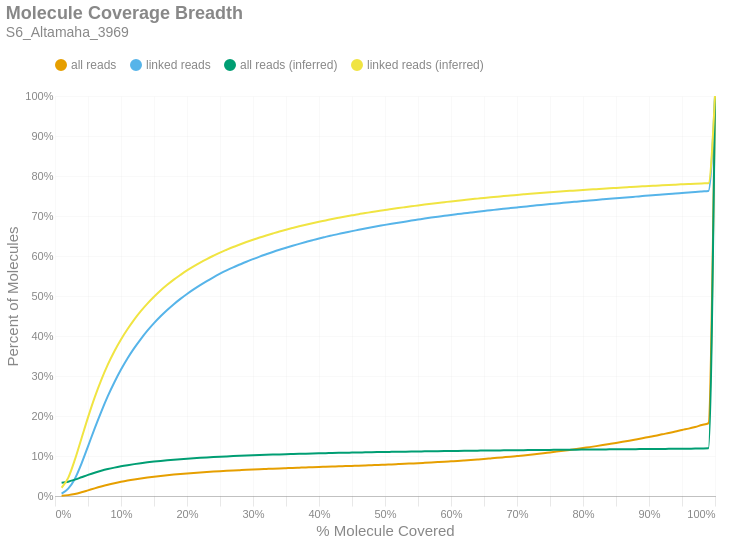

Notebook code for this chart:
### Markdown cell above
### Molecule Read Coverage
This chart shows molecule coverage breadth as computed by the number of bases aligned to that molecule. In other words, "*how much of each unique long molecule is actually sequenced/aligned?*" Keep in mind there is a distinction between sequences and alignments, since some sequences belonging to a particular molecule may not align well and wouldn't appear in the alignment data. This chart also shows molecule coverage breadth as computed by the *inferred fragment* from which the aligned sequences originate. Unlike read coverage, this calculation takes into account the total insert size, including unsequenced gaps between the forward and reverse reads. Like the previous figures, these are cumulative percents.

### Code cell
if SKIPLR:
    print_html(f"Skipped")
else:
    binned_df = consolidated_hist(valids['coverage_bp'], mask, 0.01, True)
    binned_df_inf = consolidated_hist(valids['coverage_inserts'], mask, 0.01, True)
    binned_df = binned_df.with_columns(pl.lit(binned_df_inf['all reads (cumsum)']).alias('all reads (inferred)'))
    binned_df = binned_df.with_columns(pl.lit(binned_df_inf['linked reads (cumsum)']).alias('linked reads (inferred)'))
    binned_df = binned_df.with_columns(
        (pl.col('bin').cast(pl.Float64) + 0.01).alias('right_edge')
    )

    with SafeRender(binned_df):
        (
            density_plot(binned_df, 'Molecule Coverage Breadth', samplename, 'molcov', ['all reads (inferred)','linked reads (inferred)'])
            .encode(
                #x=alt.X('bin:Q', title="% Molecule Covered").axis(format = '%').scale(padding=0),
                x=alt.X('right_edge:Q', title="% Molecule Covered").axis(format='%').scale(padding=0),
                y=alt.Y('value:Q', title='Percent of Molecules')
                    .axis(format='%')
                    .stack(False)
                    .scale(domainMin=0, padding=0),
                color=alt.Color("key:N").scale(domain = ["all reads", "linked reads", "all reads (inferred)", "linked reads (inferred)"]),
                tooltip = [
                    alt.Tooltip("key:N", title = "Data Type"),
                    alt.Tooltip("range_label:N", title="% Molecule Covered"),
                    alt.Tooltip("value:Q", format = ".2%", title="% Molecules")
                ]
            )
        ).display()

### Figure 1 — Vega-Lite specification as saved in the notebook (floating-point values rounded to 4 significant figures)
{"width": "container", "height": 400, "config": {"title": {"anchor": "start", "dy": -15, "fontSize": 18, "color": "#888888", "subtitleColor": "#888888", "subtitleFontSize": 14}, "arc": {"fill": "#0072B2"}, "axis": {"domainColor": "#888888", "domainWidth": 0.5, "gridWidth": 0.2, "grid": false, "titleFontWeight": 400, "titleFontSize": 15, "labelFontSize": 11, "labelColor": "#888888", "tickColor": "#888888", "tickWidth": 0.2, "titleColor": "#888888"}, "axisBand": {"grid": false}, "axisX": {"grid": true, "tickSize": 10, "domainCap": "round"}, "axisY": {"domain": false, "grid": true, "tickSize": 0, "domainCap": "round"}, "background": "transparent", "header": {"labelFontSize": 15, "labelColor": "#888888", "titleFontSize": 15, "titleFontWeight": 600, "titleColor": "#888888"}, "legend": {"labelFont": "sans-serif", "labelFontSize": 12, "labelColor": "#888888", "symbolSize": 100, "symbolType": "circle", "titleFontSize": 12, "titlePadding": 10, "titleColor": "#888888", "title": null, "orient": "top"}, "range": {"category": ["#E69F00", "#56B4E9", "#009E73", "#F0E442", "#0072B2", "#D55E00", "#CC79A7", "#000000"], "diverging": ["#cfe8f3", "#a2d4ec", "#73bfe2", "#46abdb", "#1696d2", "#12719e"]}, "area": {"fill": "#0072B2", "fillOpacity": 0.7, "line": true, "strokeOpacity": 0.7}, "line": {"color": "#0072B2", "stroke": "#0072B2", "strokeWidth": 2}, "trail": {"color": "#0072B2", "stroke": "#0072B2", "strokeWidth": 0, "size": 1}, "point": {"filled": true, "fillOpacity": 1.0, "size": 95}, "text": {"color": "#888888", "fontSize": 11, "align": "right", "fontWeight": 400, "size": 11}, "bar": {"fill": "#0072B2", "stroke": null}, "view": {"stroke": null, "continuousWidth": 660, "continuousHeight": 400}}, "data": {"name": "data-73f57db9f927d167581e8fc79d5ff9f7"}, "mark": {"type": "line", "interpolate": "monotone", "point": {"opacity": 0, "size": 275}}, "encoding": {"color": {"field": "key", "scale": {"domain": ["all reads", "linked reads", "all reads (inferred)", "linked reads (inferred)"]}, "type": "nominal"}, "tooltip": [{"field": "key", "title": "Data Type", "type": "nominal"}, {"field": "range_label", "title": "% Molecule Covered", "type": "nominal"}, {"field": "value", "format": ".2%", "title": "% Molecules", "type": "quantitative"}], "x": {"axis": {"format": "%"}, "field": "right_edge", "scale": {"padding": 0}, "title": "% Molecule Covered", "type": "quantitative"}, "y": {"axis": {"format": "%"}, "field": "value", "scale": {"domainMin": 0, "padding": 0}, "stack": false, "title": "Percent of Molecules", "type": "quantitative"}}, "params": [{"name": "param_c36ac31b6afebe62", "select": {"type": "point", "fields": ["key"]}, "bind": "legend"}], "title": {"text": "Molecule Coverage Breadth", "subtitle": "S6_Altamaha_3969"}, "transform": [{"fold": ["all reads (cumsum)", "linked reads (cumsum)", "all reads (inferred)", "linked reads (inferred)"]}, {"calculate": "replace(datum.key, ' (cumsum)', '')", "as": "key"}, {"filter": {"param": "param_c36ac31b6afebe62"}}], "usermeta": {"embedOptions": {"downloadFileName": "S6_Altamaha_3969.molcov"}}, "$schema": "https://vega.github.io/schema/vega-lite/v6.1.0.json", "datasets": {"data-73f57db9f927d167581e8fc79d5ff9f7": [{"bin": "0.0", "interval": "0.0-0.01", "all reads": 0.0007167, "linked reads": 0.005729, "all reads (cumsum)": 0.0007167, "linked reads (cumsum)": 0.005729, "range_label": "0.0-0.01", "all reads (inferred)": 0.03302, "linked reads (inferred)": 0.02065, "right_edge": 0.01}, {"bin": "0.01", "interval": "0.01-0.02", "all reads": 0.001473, "linked reads": 0.01265, "all reads (cumsum)": 0.002189, "linked reads (cumsum)": 0.01837, "range_label": "0.01-0.02", "all reads (inferred)": 0.03586, "linked reads (inferred)": 0.0453, "right_edge": 0.02}, {"bin": "0.02", "interval": "0.02-0.03", "all reads": 0.002752, "linked reads": 0.02419, "all reads (cumsum)": 0.004941, "linked reads (cumsum)": 0.04257, "range_label": "0.02-0.03", "all reads (inferred)": 0.04088, "linked reads (inferred)": 0.09014, "right_edge": 0.03}, {"bin": "0.03", "interval": "0.03-0.04", "all reads": 0.004255, "linked reads": 0.03782, "all reads (cumsum)": 0.009196, "linked reads (cumsum)": 0.08039, "range_label": "0.03-0.04", "all reads (inferred)": 0.04679, "linked reads (inferred)": 0.1433, "right_edge": 0.04}, {"bin": "0.04", "interval": "0.04-0.05", "all reads": 0.004876, "linked reads": 0.04371, "all reads (cumsum)": 0.01407, "linked reads (cumsum)": 0.1241, "range_label": "0.04-0.05", "all reads (inferred)": 0.0527, "linked reads (inferred)": 0.1966, "right_edge": 0.05}, {"bin": "0.05", "interval": "0.05-0.06", "all reads": 0.004939, "linked reads": 0.04444, "all reads (cumsum)": 0.01901, "linked reads (cumsum)": 0.1685, "range_label": "0.05-0.06", "all reads (inferred)": 0.05817, "linked reads (inferred)": 0.246, "right_edge": 0.06}, {"bin": "0.06", "interval": "0.06-0.07", "all reads": 0.004677, "linked reads": 0.04204, "all reads (cumsum)": 0.02369, "linked reads (cumsum)": 0.2106, "range_label": "0.06-0.07", "all reads (inferred)": 0.063, "linked reads (inferred)": 0.2898, "right_edge": 0.07}, {"bin": "0.07", "interval": "0.07-0.08", "all reads": 0.004327, "linked reads": 0.03903, "all reads (cumsum)": 0.02802, "linked reads (cumsum)": 0.2496, "range_label": "0.07-0.08", "all reads (inferred)": 0.06726, "linked reads (inferred)": 0.3284, "right_edge": 0.08}, {"bin": "0.08", "interval": "0.08-0.09", "all reads": 0.003872, "linked reads": 0.03486, "all reads (cumsum)": 0.03189, "linked reads (cumsum)": 0.2845, "range_label": "0.08-0.09", "all reads (inferred)": 0.07096, "linked reads (inferred)": 0.362, "right_edge": 0.09}, {"bin": "0.09", "interval": "0.09-0.1", "all reads": 0.003527, "linked reads": 0.03174, "all reads (cumsum)": 0.03541, "linked reads (cumsum)": 0.3162, "range_label": "0.09-0.1", "all reads (inferred)": 0.07421, "linked reads (inferred)": 0.3914, "right_edge": 0.1}, {"bin": "0.1", "interval": "0.1-0.11", "all reads": 0.003136, "linked reads": 0.02829, "all reads (cumsum)": 0.03855, "linked reads (cumsum)": 0.3445, "range_label": "0.1-0.11", "all reads (inferred)": 0.07707, "linked reads (inferred)": 0.4173, "right_edge": 0.11}, {"bin": "0.11", "interval": "0.11-0.12", "all reads": 0.002796, "linked reads": 0.02518, "all reads (cumsum)": 0.04135, "linked reads (cumsum)": 0.3697, "range_label": "0.11-0.12", "all reads (inferred)": 0.0797, "linked reads (inferred)": 0.4411, "right_edge": 0.12}, {"bin": "0.12", "interval": "0.12-0.13", "all reads": 0.002523, "linked reads": 0.02271, "all reads (cumsum)": 0.04387, "linked reads (cumsum)": 0.3924, "range_label": "0.12-0.13", "all reads (inferred)": 0.08201, "linked reads (inferred)": 0.4621, "right_edge": 0.13}, {"bin": "0.13", "interval": "0.13-0.14", "all reads": 0.002316, "linked reads": 0.0208, "all reads (cumsum)": 0.04619, "linked reads (cumsum)": 0.4132, "range_label": "0.13-0.14", "all reads (inferred)": 0.08408, "linked reads (inferred)": 0.4809, "right_edge": 0.14}, {"bin": "0.14", "interval": "0.14-0.15", "all reads": 0.002104, "linked reads": 0.01892, "all reads (cumsum)": 0.04829, "linked reads (cumsum)": 0.4321, "range_label": "0.14-0.15", "all reads (inferred)": 0.08598, "linked reads (inferred)": 0.498, "right_edge": 0.15}, {"bin": "0.15", "interval": "0.15-0.16", "all reads": 0.001909, "linked reads": 0.01711, "all reads (cumsum)": 0.0502, "linked reads (cumsum)": 0.4492, "range_label": "0.15-0.16", "all reads (inferred)": 0.08772, "linked reads (inferred)": 0.5138, "right_edge": 0.16}, {"bin": "0.16", "interval": "0.16-0.17", "all reads": 0.00174, "linked reads": 0.01568, "all reads (cumsum)": 0.05194, "linked reads (cumsum)": 0.4649, "range_label": "0.16-0.17", "all reads (inferred)": 0.08927, "linked reads (inferred)": 0.5279, "right_edge": 0.17}, {"bin": "0.17", "interval": "0.17-0.18", "all reads": 0.001627, "linked reads": 0.01463, "all reads (cumsum)": 0.05357, "linked reads (cumsum)": 0.4795, "range_label": "0.17-0.18", "all reads (inferred)": 0.09071, "linked reads (inferred)": 0.5409, "right_edge": 0.18}, {"bin": "0.18", "interval": "0.18-0.19", "all reads": 0.00148, "linked reads": 0.01328, "all reads (cumsum)": 0.05505, "linked reads (cumsum)": 0.4928, "range_label": "0.18-0.19", "all reads (inferred)": 0.09202, "linked reads (inferred)": 0.5527, "right_edge": 0.19}, {"bin": "0.19", "interval": "0.19-0.2", "all reads": 0.001378, "linked reads": 0.01233, "all reads (cumsum)": 0.05642, "linked reads (cumsum)": 0.5051, "range_label": "0.19-0.2", "all reads (inferred)": 0.09325, "linked reads (inferred)": 0.5639, "right_edge": 0.2}, {"bin": "0.2", "interval": "0.2-0.21", "all reads": 0.001269, "linked reads": 0.01138, "all reads (cumsum)": 0.05769, "linked reads (cumsum)": 0.5165, "range_label": "0.2-0.21", "all reads (inferred)": 0.09437, "linked reads (inferred)": 0.574, "right_edge": 0.21}, {"bin": "0.21", "interval": "0.21-0.22", "all reads": 0.001202, "linked reads": 0.01079, "all reads (cumsum)": 0.0589, "linked reads (cumsum)": 0.5273, "range_label": "0.21-0.22", "all reads (inferred)": 0.09542, "linked reads (inferred)": 0.5835, "right_edge": 0.22}, {"bin": "0.22", "interval": "0.22-0.23", "all reads": 0.001128, "linked reads": 0.01011, "all reads (cumsum)": 0.06002, "linked reads (cumsum)": 0.5374, "range_label": "0.22-0.23", "all reads (inferred)": 0.09639, "linked reads (inferred)": 0.5923, "right_edge": 0.23}, {"bin": "0.23", "interval": "0.23-0.24", "all reads": 0.001058, "linked reads": 0.009444, "all reads (cumsum)": 0.06108, "linked reads (cumsum)": 0.5468, "range_label": "0.23-0.24", "all reads (inferred)": 0.09731, "linked reads (inferred)": 0.6006, "right_edge": 0.24}, {"bin": "0.24", "interval": "0.24-0.25", "all reads": 0.0009937, "linked reads": 0.008851, "all reads (cumsum)": 0.06208, "linked reads (cumsum)": 0.5557, "range_label": "0.24-0.25", "all reads (inferred)": 0.09818, "linked reads (inferred)": 0.6085, "right_edge": 0.25}, {"bin": "0.25", "interval": "0.25-0.26", "all reads": 0.0009265, "linked reads": 0.008239, "all reads (cumsum)": 0.063, "linked reads (cumsum)": 0.5639, "range_label": "0.25-0.26", "all reads (inferred)": 0.09897, "linked reads (inferred)": 0.6156, "right_edge": 0.26}, {"bin": "0.26", "interval": "0.26-0.27", "all reads": 0.0008605, "linked reads": 0.007619, "all reads (cumsum)": 0.06386, "linked reads (cumsum)": 0.5716, "range_label": "0.26-0.27", "all reads (inferred)": 0.09972, "linked reads (inferred)": 0.6225, "right_edge": 0.27}, {"bin": "0.27", "interval": "0.27-0.28", "all reads": 0.0008091, "linked reads": 0.007133, "all reads (cumsum)": 0.06467, "linked reads (cumsum)": 0.5787, "range_label": "0.27-0.28", "all reads (inferred)": 0.1004, "linked reads (inferred)": 0.6288, "right_edge": 0.28}, {"bin": "0.28", "interval": "0.28-0.29", "all reads": 0.0007973, "linked reads": 0.007057, "all reads (cumsum)": 0.06547, "linked reads (cumsum)": 0.5857, "range_label": "0.28-0.29", "all reads (inferred)": 0.1011, "linked reads (inferred)": 0.6349, "right_edge": 0.29}, {"bin": "0.29", "interval": "0.29-0.3", "all reads": 0.000747, "linked reads": 0.006504, "all reads (cumsum)": 0.06622, "linked reads (cumsum)": 0.5923, "range_label": "0.29-0.3", "all reads (inferred)": 0.1017, "linked reads (inferred)": 0.6406, "right_edge": 0.3}, {"bin": "0.3", "interval": "0.3-0.31", "all reads": 0.0007151, "linked reads": 0.006242, "all reads (cumsum)": 0.06693, "linked reads (cumsum)": 0.5985, "range_label": "0.3-0.31", "all reads (inferred)": 0.1024, "linked reads (inferred)": 0.6462, "right_edge": 0.31}, {"bin": "0.31", "interval": "0.31-0.32", "all reads": 0.0006791, "linked reads": 0.005882, "all reads (cumsum)": 0.06761, "linked reads (cumsum)": 0.6044, "range_label": "0.31-0.32", "all reads (inferred)": 0.1029, "linked reads (inferred)": 0.6514, "right_edge": 0.32}, {"bin": "0.32", "interval": "0.32-0.33", "all reads": 0.0006794, "linked reads": 0.005794, "all reads (cumsum)": 0.06829, "linked reads (cumsum)": 0.6102, "range_label": "0.32-0.33", "all reads (inferred)": 0.1035, "linked reads (inferred)": 0.6564, "right_edge": 0.33}, {"bin": "0.33", "interval": "0.33-0.34", "all reads": 0.0006514, "linked reads": 0.005444, "all reads (cumsum)": 0.06894, "linked reads (cumsum)": 0.6156, "range_label": "0.33-0.34", "all reads (inferred)": 0.104, "linked reads (inferred)": 0.6613, "right_edge": 0.34}, {"bin": "0.34", "interval": "0.34-0.35", "all reads": 0.0006106, "linked reads": 0.005073, "all reads (cumsum)": 0.06955, "linked reads (cumsum)": 0.6207, "range_label": "0.34-0.35", "all reads (inferred)": 0.1045, "linked reads (inferred)": 0.6658, "right_edge": 0.35}, {"bin": "0.35", "interval": "0.35-0.36", "all reads": 0.0006077, "linked reads": 0.004926, "all reads (cumsum)": 0.07016, "linked reads (cumsum)": 0.6256, "range_label": "0.35-0.36", "all reads (inferred)": 0.105, "linked reads (inferred)": 0.6701, "right_edge": 0.36}, {"bin": "0.36", "interval": "0.36-0.37", "all reads": 0.0005856, "linked reads": 0.004671, "all reads (cumsum)": 0.07074, "linked reads (cumsum)": 0.6303, "range_label": "0.36-0.37", "all reads (inferred)": 0.1055, "linked reads (inferred)": 0.6742, "right_edge": 0.37}, {"bin": "0.37", "interval": "0.37-0.38", "all reads": 0.0005833, "linked reads": 0.004627, "all reads (cumsum)": 0.07133, "linked reads (cumsum)": 0.6349, "range_label": "0.37-0.38", "all reads (inferred)": 0.1059, "linked reads (inferred)": 0.6783, "right_edge": 0.38}, {"bin": "0.38", "interval": "0.38-0.39", "all reads": 0.0005961, "linked reads": 0.004581, "all reads (cumsum)": 0.07192, "linked reads (cumsum)": 0.6395, "range_label": "0.38-0.39", "all reads (inferred)": 0.1064, "linked reads (inferred)": 0.6821, "right_edge": 0.39}, {"bin": "0.39", "interval": "0.39-0.4", "all reads": 0.000576, "linked reads": 0.004365, "all reads (cumsum)": 0.0725, "linked reads (cumsum)": 0.6439, "range_label": "0.39-0.4", "all reads (inferred)": 0.1068, "linked reads (inferred)": 0.6857, "right_edge": 0.4}, {"bin": "0.4", "interval": "0.4-0.41", "all reads": 0.0005378, "linked reads": 0.003898, "all reads (cumsum)": 0.07304, "linked reads (cumsum)": 0.6478, "range_label": "0.4-0.41", "all reads (inferred)": 0.1071, "linked reads (inferred)": 0.689, "right_edge": 0.41}, {"bin": "0.41", "interval": "0.41-0.42", "all reads": 0.0005508, "linked reads": 0.003803, "all reads (cumsum)": 0.07359, "linked reads (cumsum)": 0.6516, "range_label": "0.41-0.42", "all reads (inferred)": 0.1075, "linked reads (inferred)": 0.6925, "right_edge": 0.42}, {"bin": "0.42", "interval": "0.42-0.43", "all reads": 0.0005672, "linked reads": 0.003795, "all reads (cumsum)": 0.07416, "linked reads (cumsum)": 0.6554, "range_label": "0.42-0.43", "all reads (inferred)": 0.1079, "linked reads (inferred)": 0.6957, "right_edge": 0.43}, {"bin": "0.43", "interval": "0.43-0.44", "all reads": 0.0005451, "linked reads": 0.003401, "all reads (cumsum)": 0.0747, "linked reads (cumsum)": 0.6588, "range_label": "0.43-0.44", "all reads (inferred)": 0.1082, "linked reads (inferred)": 0.6988, "right_edge": 0.44}, {"bin": "0.44", "interval": "0.44-0.45", "all reads": 0.000579, "linked reads": 0.003455, "all reads (cumsum)": 0.07528, "linked reads (cumsum)": 0.6622, "range_label": "0.44-0.45", "all reads (inferred)": 0.1086, "linked reads (inferred)": 0.7017, "right_edge": 0.45}, {"bin": "0.45", "interval": "0.45-0.46", "all reads": 0.000579, "linked reads": 0.003248, "all reads (cumsum)": 0.07586, "linked reads (cumsum)": 0.6655, "range_label": "0.45-0.46", "all reads (inferred)": 0.1089, "linked reads (inferred)": 0.7046, "right_edge": 0.46}, {"bin": "0.46", "interval": "0.46-0.47", "all reads": 0.0006102, "linked reads": 0.003328, "all reads (cumsum)": 0.07647, "linked reads (cumsum)": 0.6688, "range_label": "0.46-0.47", "all reads (inferred)": 0.1092, "linked reads (inferred)": 0.7073, "right_edge": 0.47}, {"bin": "0.47", "interval": "0.47-0.48", "all reads": 0.0006227, "linked reads": 0.003108, "all reads (cumsum)": 0.07709, "linked reads (cumsum)": 0.6719, "range_label": "0.47-0.48", "all reads (inferred)": 0.1095, "linked reads (inferred)": 0.71, "right_edge": 0.48}, {"bin": "0.48", "interval": "0.48-0.49", "all reads": 0.0006161, "linked reads": 0.002925, "all reads (cumsum)": 0.07771, "linked reads (cumsum)": 0.6748, "range_label": "0.48-0.49", "all reads (inferred)": 0.1098, "linked reads (inferred)": 0.7125, "right_edge": 0.49}, {"bin": "0.49", "interval": "0.49-0.5", "all reads": 0.000701, "linked reads": 0.002969, "all reads (cumsum)": 0.07841, "linked reads (cumsum)": 0.6778, "range_label": "0.49-0.5", "all reads (inferred)": 0.1101, "linked reads (inferred)": 0.7152, "right_edge": 0.5}, {"bin": "0.5", "interval": "0.5-0.51", "all reads": 0.0006489, "linked reads": 0.002812, "all reads (cumsum)": 0.07906, "linked reads (cumsum)": 0.6806, "range_label": "0.5-0.51", "all reads (inferred)": 0.1104, "linked reads (inferred)": 0.7175, "right_edge": 0.51}, {"bin": "0.51", "interval": "0.51-0.52", "all reads": 0.0007128, "linked reads": 0.002693, "all reads (cumsum)": 0.07977, "linked reads (cumsum)": 0.6833, "range_label": "0.51-0.52", "all reads (inferred)": 0.1106, "linked reads (inferred)": 0.7198, "right_edge": 0.52}, {"bin": "0.52", "interval": "0.52-0.53", "all reads": 0.000724, "linked reads": 0.002615, "all reads (cumsum)": 0.08049, "linked reads (cumsum)": 0.6859, "range_label": "0.52-0.53", "all reads (inferred)": 0.1109, "linked reads (inferred)": 0.722, "right_edge": 0.53}, {"bin": "0.53", "interval": "0.53-0.54", "all reads": 0.0007888, "linked reads": 0.00268, "all reads (cumsum)": 0.08128, "linked reads (cumsum)": 0.6886, "range_label": "0.53-0.54", "all reads (inferred)": 0.1111, "linked reads (inferred)": 0.7242, "right_edge": 0.54}, {"bin": "0.54", "interval": "0.54-0.55", "all reads": 0.0007934, "linked reads": 0.002538, "all reads (cumsum)": 0.08208, "linked reads (cumsum)": 0.6911, "range_label": "0.54-0.55", "all reads (inferred)": 0.1114, "linked reads (inferred)": 0.7263, "right_edge": 0.55}, {"bin": "0.55", "interval": "0.55-0.56", "all reads": 0.0008621, "linked reads": 0.002582, "all reads (cumsum)": 0.08294, "linked reads (cumsum)": 0.6937, "range_label": "0.55-0.56", "all reads (inferred)": 0.1116, "linked reads (inferred)": 0.7285, "right_edge": 0.56}, {"bin": "0.56", "interval": "0.56-0.57", "all reads": 0.0008799, "linked reads": 0.00238, "all reads (cumsum)": 0.08382, "linked reads (cumsum)": 0.6961, "range_label": "0.56-0.57", "all reads (inferred)": 0.1119, "linked reads (inferred)": 0.7306, "right_edge": 0.57}, {"bin": "0.57", "interval": "0.57-0.58", "all reads": 0.0009015, "linked reads": 0.00224, "all reads (cumsum)": 0.08472, "linked reads (cumsum)": 0.6983, "range_label": "0.57-0.58", "all reads (inferred)": 0.1121, "linked reads (inferred)": 0.7326, "right_edge": 0.58}, {"bin": "0.58", "interval": "0.58-0.59", "all reads": 0.0009381, "linked reads": 0.00215, "all reads (cumsum)": 0.08566, "linked reads (cumsum)": 0.7005, "range_label": "0.58-0.59", "all reads (inferred)": 0.1123, "linked reads (inferred)": 0.7346, "right_edge": 0.59}, {"bin": "0.59", "interval": "0.59-0.6", "all reads": 0.001044, "linked reads": 0.002204, "all reads (cumsum)": 0.0867, "linked reads (cumsum)": 0.7027, "range_label": "0.59-0.6", "all reads (inferred)": 0.1126, "linked reads (inferred)": 0.7365, "right_edge": 0.6}, {"bin": "0.6", "interval": "0.6-0.61", "all reads": 0.001037, "linked reads": 0.002045, "all reads (cumsum)": 0.08774, "linked reads (cumsum)": 0.7047, "range_label": "0.6-0.61", "all reads (inferred)": 0.1128, "linked reads (inferred)": 0.7384, "right_edge": 0.61}, {"bin": "0.61", "interval": "0.61-0.62", "all reads": 0.001122, "linked reads": 0.001991, "all reads (cumsum)": 0.08886, "linked reads (cumsum)": 0.7067, "range_label": "0.61-0.62", "all reads (inferred)": 0.113, "linked reads (inferred)": 0.7401, "right_edge": 0.62}, {"bin": "0.62", "interval": "0.62-0.63", "all reads": 0.00116, "linked reads": 0.002018, "all reads (cumsum)": 0.09002, "linked reads (cumsum)": 0.7087, "range_label": "0.62-0.63", "all reads (inferred)": 0.1132, "linked reads (inferred)": 0.7418, "right_edge": 0.63}, {"bin": "0.63", "interval": "0.63-0.64", "all reads": 0.001232, "linked reads": 0.001984, "all reads (cumsum)": 0.09125, "linked reads (cumsum)": 0.7107, "range_label": "0.63-0.64", "all reads (inferred)": 0.1134, "linked reads (inferred)": 0.7434, "right_edge": 0.64}, {"bin": "0.64", "interval": "0.64-0.65", "all reads": 0.001277, "linked reads": 0.00189, "all reads (cumsum)": 0.09253, "linked reads (cumsum)": 0.7126, "range_label": "0.64-0.65", "all reads (inferred)": 0.1136, "linked reads (inferred)": 0.7451, "right_edge": 0.65}, {"bin": "0.65", "interval": "0.65-0.66", "all reads": 0.001397, "linked reads": 0.001798, "all reads (cumsum)": 0.09393, "linked reads (cumsum)": 0.7144, "range_label": "0.65-0.66", "all reads (inferred)": 0.1137, "linked reads (inferred)": 0.7466, "right_edge": 0.66}, {"bin": "0.66", "interval": "0.66-0.67", "all reads": 0.001413, "linked reads": 0.001884, "all reads (cumsum)": 0.09534, "linked reads (cumsum)": 0.7163, "range_label": "0.66-0.67", "all reads (inferred)": 0.1139, "linked reads (inferred)": 0.7482, "right_edge": 0.67}, {"bin": "0.67", "interval": "0.67-0.68", "all reads": 0.001471, "linked reads": 0.001771, "all reads (cumsum)": 0.09681, "linked reads (cumsum)": 0.7181, "range_label": "0.67-0.68", "all reads (inferred)": 0.1141, "linked reads (inferred)": 0.7498, "right_edge": 0.68}, {"bin": "0.68", "interval": "0.68-0.69", "all reads": 0.001488, "linked reads": 0.001729, "all reads (cumsum)": 0.0983, "linked reads (cumsum)": 0.7198, "range_label": "0.68-0.69", "all reads (inferred)": 0.1143, "linked reads (inferred)": 0.7512, "right_edge": 0.69}, {"bin": "0.69", "interval": "0.69-0.7", "all reads": 0.001602, "linked reads": 0.001718, "all reads (cumsum)": 0.0999, "linked reads (cumsum)": 0.7215, "range_label": "0.69-0.7", "all reads (inferred)": 0.1145, "linked reads (inferred)": 0.7526, "right_edge": 0.7}, {"bin": "0.7", "interval": "0.7-0.71", "all reads": 0.001638, "linked reads": 0.00171, "all reads (cumsum)": 0.1015, "linked reads (cumsum)": 0.7232, "range_label": "0.7-0.71", "all reads (inferred)": 0.1146, "linked reads (inferred)": 0.7541, "right_edge": 0.71}, {"bin": "0.71", "interval": "0.71-0.72", "all reads": 0.001745, "linked reads": 0.001676, "all reads (cumsum)": 0.1033, "linked reads (cumsum)": 0.7249, "range_label": "0.71-0.72", "all reads (inferred)": 0.1148, "linked reads (inferred)": 0.7555, "right_edge": 0.72}, {"bin": "0.72", "interval": "0.72-0.73", "all reads": 0.001823, "linked reads": 0.001718, "all reads (cumsum)": 0.1051, "linked reads (cumsum)": 0.7266, "range_label": "0.72-0.73", "all reads (inferred)": 0.115, "linked reads (inferred)": 0.7568, "right_edge": 0.73}, {"bin": "0.73", "interval": "0.73-0.74", "all reads": 0.001833, "linked reads": 0.001603, "all reads (cumsum)": 0.1069, "linked reads (cumsum)": 0.7282, "range_label": "0.73-0.74", "all reads (inferred)": 0.1151, "linked reads (inferred)": 0.7581, "right_edge": 0.74}, {"bin": "0.74", "interval": "0.74-0.75", "all reads": 0.002071, "linked reads": 0.001613, "all reads (cumsum)": 0.109, "linked reads (cumsum)": 0.7298, "range_label": "0.74-0.75", "all reads (inferred)": 0.1153, "linked reads (inferred)": 0.7594, "right_edge": 0.75}, {"bin": "0.75", "interval": "0.75-0.76", "all reads": 0.00196, "linked reads": 0.001496, "all reads (cumsum)": 0.111, "linked reads (cumsum)": 0.7313, "range_label": "0.75-0.76", "all reads (inferred)": 0.1154, "linked reads (inferred)": 0.7605, "right_edge": 0.76}, {"bin": "0.76", "interval": "0.76-0.77", "all reads": 0.002064, "linked reads": 0.001553, "all reads (cumsum)": 0.113, "linked reads (cumsum)": 0.7329, "range_label": "0.76-0.77", "all reads (inferred)": 0.1156, "linked reads (inferred)": 0.7617, "right_edge": 0.77}, {"bin": "0.77", "interval": "0.77-0.78", "all reads": 0.002168, "linked reads": 0.001467, "all reads (cumsum)": 0.1152, "linked reads (cumsum)": 0.7343, "range_label": "0.77-0.78", "all reads (inferred)": 0.1157, "linked reads (inferred)": 0.7628, "right_edge": 0.78}, {"bin": "0.78", "interval": "0.78-0.79", "all reads": 0.002249, "linked reads": 0.001544, "all reads (cumsum)": 0.1175, "linked reads (cumsum)": 0.7359, "range_label": "0.78-0.79", "all reads (inferred)": 0.1159, "linked reads (inferred)": 0.7639, "right_edge": 0.79}, {"bin": "0.79", "interval": "0.79-0.8", "all reads": 0.002476, "linked reads": 0.001549, "all reads (cumsum)": 0.1199, "linked reads (cumsum)": 0.7374, "range_label": "0.79-0.8", "all reads (inferred)": 0.116, "linked reads (inferred)": 0.7651, "right_edge": 0.8}, {"bin": "0.8", "interval": "0.8-0.81", "all reads": 0.002271, "linked reads": 0.001389, "all reads (cumsum)": 0.1222, "linked reads (cumsum)": 0.7388, "range_label": "0.8-0.81", "all reads (inferred)": 0.1162, "linked reads (inferred)": 0.7662, "right_edge": 0.81}, {"bin": "0.81", "interval": "0.81-0.82", "all reads": 0.002488, "linked reads": 0.001435, "all reads (cumsum)": 0.1247, "linked reads (cumsum)": 0.7403, "range_label": "0.81-0.82", "all reads (inferred)": 0.1163, "linked reads (inferred)": 0.7672, "right_edge": 0.82}, {"bin": "0.82", "interval": "0.82-0.83", "all reads": 0.002599, "linked reads": 0.001412, "all reads (cumsum)": 0.1273, "linked reads (cumsum)": 0.7417, "range_label": "0.82-0.83", "all reads (inferred)": 0.1165, "linked reads (inferred)": 0.7682, "right_edge": 0.83}, {"bin": "0.83", "interval": "0.83-0.84", "all reads": 0.002659, "linked reads": 0.001391, "all reads (cumsum)": 0.1299, "linked reads (cumsum)": 0.7431, "range_label": "0.83-0.84", "all reads (inferred)": 0.1166, "linked reads (inferred)": 0.7691, "right_edge": 0.84}, {"bin": "0.84", "interval": "0.84-0.85", "all reads": 0.002695, "linked reads": 0.001343, "all reads (cumsum)": 0.1326, "linked reads (cumsum)": 0.7444, "range_label": "0.84-0.85", "all reads (inferred)": 0.1167, "linked reads (inferred)": 0.7702, "right_edge": 0.85}, {"bin": "0.85", "interval": "0.85-0.86", "all reads": 0.002823, "linked reads": 0.001312, "all reads (cumsum)": 0.1355, "linked reads (cumsum)": 0.7457, "range_label": "0.85-0.86", "all reads (inferred)": 0.1169, "linked reads (inferred)": 0.7712, "right_edge": 0.86}, {"bin": "0.86", "interval": "0.86-0.87", "all reads": 0.002894, "linked reads": 0.001345, "all reads (cumsum)": 0.1384, "linked reads (cumsum)": 0.7471, "range_label": "0.86-0.87", "all reads (inferred)": 0.117, "linked reads (inferred)": 0.7722, "right_edge": 0.87}, {"bin": "0.87", "interval": "0.87-0.88", "all reads": 0.002992, "linked reads": 0.001368, "all reads (cumsum)": 0.1413, "linked reads (cumsum)": 0.7484, "range_label": "0.87-0.88", "all reads (inferred)": 0.1171, "linked reads (inferred)": 0.7732, "right_edge": 0.88}, {"bin": "0.88", "interval": "0.88-0.89", "all reads": 0.003067, "linked reads": 0.001354, "all reads (cumsum)": 0.1444, "linked reads (cumsum)": 0.7498, "range_label": "0.88-0.89", "all reads (inferred)": 0.1173, "linked reads (inferred)": 0.7741, "right_edge": 0.89}, {"bin": "0.89", "interval": "0.89-0.9", "all reads": 0.003224, "linked reads": 0.001383, "all reads (cumsum)": 0.1476, "linked reads (cumsum)": 0.7512, "range_label": "0.89-0.9", "all reads (inferred)": 0.1174, "linked reads (inferred)": 0.7751, "right_edge": 0.9}, {"bin": "0.9", "interval": "0.9-0.91", "all reads": 0.003073, "linked reads": 0.001261, "all reads (cumsum)": 0.1507, "linked reads (cumsum)": 0.7524, "range_label": "0.9-0.91", "all reads (inferred)": 0.1175, "linked reads (inferred)": 0.7759, "right_edge": 0.91}, {"bin": "0.91", "interval": "0.91-0.92", "all reads": 0.003601, "linked reads": 0.001349, "all reads (cumsum)": 0.1543, "linked reads (cumsum)": 0.7538, "range_label": "0.91-0.92", "all reads (inferred)": 0.1177, "linked reads (inferred)": 0.7767, "right_edge": 0.92}, {"bin": "0.92", "interval": "0.92-0.93", "all reads": 0.003229, "linked reads": 0.001312, "all reads (cumsum)": 0.1575, "linked reads (cumsum)": 0.7551, "range_label": "0.92-0.93", "all reads (inferred)": 0.1178, "linked reads (inferred)": 0.7776, "right_edge": 0.93}, {"bin": "0.93", "interval": "0.93-0.94", "all reads": 0.003541, "linked reads": 0.001245, "all reads (cumsum)": 0.1611, "linked reads (cumsum)": 0.7563, "range_label": "0.93-0.94", "all reads (inferred)": 0.118, "linked reads (inferred)": 0.7784, "right_edge": 0.94}, {"bin": "0.94", "interval": "0.94-0.95", "all reads": 0.004011, "linked reads": 0.001278, "all reads (cumsum)": 0.1651, "linked reads (cumsum)": 0.7576, "range_label": "0.94-0.95", "all reads (inferred)": 0.1181, "linked reads (inferred)": 0.7792, "right_edge": 0.95}, {"bin": "0.95", "interval": "0.95-0.96", "all reads": 0.003403, "linked reads": 0.001266, "all reads (cumsum)": 0.1685, "linked reads (cumsum)": 0.7589, "range_label": "0.95-0.96", "all reads (inferred)": 0.1183, "linked reads (inferred)": 0.7801, "right_edge": 0.96}, {"bin": "0.96", "interval": "0.96-0.97", "all reads": 0.004114, "linked reads": 0.001305, "all reads (cumsum)": 0.1726, "linked reads (cumsum)": 0.7602, "range_label": "0.96-0.97", "all reads (inferred)": 0.1185, "linked reads (inferred)": 0.7808, "right_edge": 0.97}, {"bin": "0.97", "interval": "0.97-0.98", "all reads": 0.004791, "linked reads": 0.001253, "all reads (cumsum)": 0.1774, "linked reads (cumsum)": 0.7614, "range_label": "0.97-0.98", "all reads (inferred)": 0.1187, "linked reads (inferred)": 0.7815, "right_edge": 0.98}, {"bin": "0.98", "interval": "0.98-0.99", "all reads": 0.004469, "linked reads": 0.00123, "all reads (cumsum)": 0.1819, "linked reads (cumsum)": 0.7627, "range_label": "0.98-0.99", "all reads (inferred)": 0.1191, "linked reads (inferred)": 0.7819, "right_edge": 0.99}, {"bin": "0.99", "interval": "0.99-1.0", "all reads": 0.8181, "linked reads": 0.2373, "all reads (cumsum)": 1.0, "linked reads (cumsum)": 1.0, "range_label": "0.99-1.0", "all reads (inferred)": 1.0, "linked reads (inferred)": 1.0, "right_edge": 1.0}]}}
